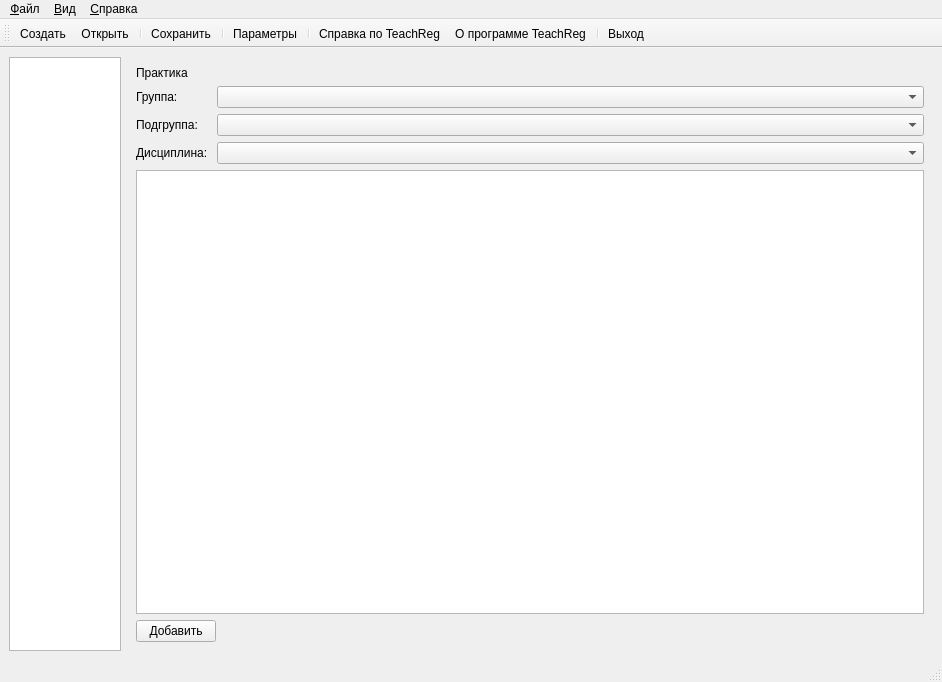
<?xml version="1.0" encoding="UTF-8"?>
<ui version="4.0">
 <class>MainWindow</class>
 <widget class="QMainWindow" name="MainWindow">
  <property name="geometry">
   <rect>
    <x>0</x>
    <y>0</y>
    <width>942</width>
    <height>682</height>
   </rect>
  </property>
  <property name="windowTitle">
   <string>TeachReg</string>
  </property>
  <property name="windowIcon">
   <iconset resource="teachreg.qrc">
    <normaloff>:/icons/teachreg.png</normaloff>:/icons/teachreg.png</iconset>
  </property>
  <widget class="QWidget" name="centralwidget">
   <layout class="QHBoxLayout" name="horizontalLayout">
    <item>
     <widget class="QListWidget" name="contentsWidget">
      <property name="sizePolicy">
       <sizepolicy hsizetype="Fixed" vsizetype="Expanding">
        <horstretch>0</horstretch>
        <verstretch>0</verstretch>
       </sizepolicy>
      </property>
      <property name="maximumSize">
       <size>
        <width>112</width>
        <height>16777215</height>
       </size>
      </property>
      <property name="frameShape">
       <enum>QFrame::StyledPanel</enum>
      </property>
      <property name="frameShadow">
       <enum>QFrame::Sunken</enum>
      </property>
      <property name="editTriggers">
       <set>QAbstractItemView::SelectedClicked</set>
      </property>
      <property name="iconSize">
       <size>
        <width>64</width>
        <height>64</height>
       </size>
      </property>
      <property name="textElideMode">
       <enum>Qt::ElideRight</enum>
      </property>
      <property name="movement">
       <enum>QListView::Static</enum>
      </property>
      <property name="flow">
       <enum>QListView::TopToBottom</enum>
      </property>
      <property name="resizeMode">
       <enum>QListView::Adjust</enum>
      </property>
      <property name="layoutMode">
       <enum>QListView::SinglePass</enum>
      </property>
      <property name="spacing">
       <number>12</number>
      </property>
      <property name="viewMode">
       <enum>QListView::IconMode</enum>
      </property>
      <property name="uniformItemSizes">
       <bool>false</bool>
      </property>
      <property name="currentRow">
       <number>-1</number>
      </property>
      <property name="sortingEnabled">
       <bool>false</bool>
      </property>
     </widget>
    </item>
    <item>
     <widget class="QStackedWidget" name="pagesWidget">
      <property name="currentIndex">
       <number>4</number>
      </property>
      <widget class="QWidget" name="pageHome">
       <layout class="QVBoxLayout" name="verticalLayout_4">
        <item>
         <widget class="QLabel" name="label_5">
          <property name="sizePolicy">
           <sizepolicy hsizetype="Preferred" vsizetype="Fixed">
            <horstretch>0</horstretch>
            <verstretch>0</verstretch>
           </sizepolicy>
          </property>
          <property name="text">
           <string>&lt;html&gt;&lt;head/&gt;&lt;body&gt;&lt;p align=&quot;center&quot;&gt;&lt;span style=&quot; font-size:16pt; font-weight:600;&quot;&gt;Журнал учёта успеваемости&lt;/span&gt;&lt;/p&gt;&lt;/body&gt;&lt;/html&gt;</string>
          </property>
         </widget>
        </item>
        <item>
         <widget class="QLabel" name="label_14">
          <property name="sizePolicy">
           <sizepolicy hsizetype="Preferred" vsizetype="Fixed">
            <horstretch>0</horstretch>
            <verstretch>0</verstretch>
           </sizepolicy>
          </property>
          <property name="font">
           <font>
            <pointsize>14</pointsize>
           </font>
          </property>
          <property name="text">
           <string>&lt;html&gt;&lt;head/&gt;&lt;body&gt;&lt;p&gt;&lt;span style=&quot; color:#ff0000;&quot;&gt;База данных не загружена. Выберите файл с базой данных или создайте новую.&lt;/span&gt;&lt;/p&gt;&lt;/body&gt;&lt;/html&gt;</string>
          </property>
          <property name="wordWrap">
           <bool>true</bool>
          </property>
         </widget>
        </item>
        <item>
         <widget class="QGroupBox" name="groupBox">
          <property name="title">
           <string/>
          </property>
          <layout class="QVBoxLayout" name="verticalLayout_7">
           <item>
            <layout class="QHBoxLayout" name="horizontalLayout_8">
             <item>
              <widget class="QLabel" name="label_15">
               <property name="text">
                <string>База данных: </string>
               </property>
              </widget>
             </item>
             <item>
              <widget class="QLineEdit" name="dbFilePathEdit"/>
             </item>
             <item>
              <widget class="QToolButton" name="selectDbFilePathButton">
               <property name="text">
                <string>...</string>
               </property>
              </widget>
             </item>
            </layout>
           </item>
           <item>
            <widget class="QLabel" name="label_16">
             <property name="text">
              <string>Описание:</string>
             </property>
            </widget>
           </item>
           <item>
            <widget class="QTextEdit" name="aboutDbTextEdit">
             <property name="readOnly">
              <bool>true</bool>
             </property>
            </widget>
           </item>
           <item>
            <widget class="QPushButton" name="createDbButton">
             <property name="sizePolicy">
              <sizepolicy hsizetype="Fixed" vsizetype="Fixed">
               <horstretch>0</horstretch>
               <verstretch>0</verstretch>
              </sizepolicy>
             </property>
             <property name="toolTip">
              <string>Создать новую базу данных</string>
             </property>
             <property name="text">
              <string>Создать...</string>
             </property>
            </widget>
           </item>
          </layout>
         </widget>
        </item>
       </layout>
      </widget>
      <widget class="QWidget" name="pageDisciplins">
       <layout class="QVBoxLayout" name="verticalLayout">
        <item>
         <widget class="QLabel" name="label">
          <property name="text">
           <string>Список дисциплин:</string>
          </property>
         </widget>
        </item>
        <item>
         <widget class="QListWidget" name="viewDisciplinsWidget"/>
        </item>
        <item>
         <layout class="QHBoxLayout" name="horizontalLayout_2">
          <item>
           <widget class="QPushButton" name="addDisciplinButton">
            <property name="toolTip">
             <string>Добавить дисциплину</string>
            </property>
            <property name="text">
             <string>Добавить</string>
            </property>
            <property name="icon">
             <iconset theme="list-add">
              <normaloff/>
             </iconset>
            </property>
            <property name="flat">
             <bool>false</bool>
            </property>
           </widget>
          </item>
          <item>
           <widget class="QPushButton" name="editDisciplinButton">
            <property name="enabled">
             <bool>true</bool>
            </property>
            <property name="toolTip">
             <string>Изменить дисциплину</string>
            </property>
            <property name="text">
             <string>Изменить</string>
            </property>
            <property name="icon">
             <iconset theme="document-edit">
              <normaloff/>
             </iconset>
            </property>
           </widget>
          </item>
          <item>
           <widget class="QPushButton" name="delDisciplinButton">
            <property name="enabled">
             <bool>true</bool>
            </property>
            <property name="toolTip">
             <string>Удалить дисциплину</string>
            </property>
            <property name="text">
             <string>Удалить</string>
            </property>
            <property name="icon">
             <iconset theme="list-remove">
              <normaloff/>
             </iconset>
            </property>
           </widget>
          </item>
          <item>
           <spacer name="horizontalSpacer_4">
            <property name="orientation">
             <enum>Qt::Horizontal</enum>
            </property>
            <property name="sizeHint" stdset="0">
             <size>
              <width>40</width>
              <height>20</height>
             </size>
            </property>
           </spacer>
          </item>
         </layout>
        </item>
       </layout>
      </widget>
      <widget class="QWidget" name="pageGroups">
       <layout class="QVBoxLayout" name="verticalLayout_3">
        <item>
         <widget class="QLabel" name="label_2">
          <property name="text">
           <string>Список групп:</string>
          </property>
         </widget>
        </item>
        <item>
         <widget class="QListWidget" name="viewGroupsWidget">
          <property name="sortingEnabled">
           <bool>true</bool>
          </property>
         </widget>
        </item>
        <item>
         <layout class="QHBoxLayout" name="horizontalLayout_5">
          <item>
           <widget class="QPushButton" name="addGroupButton">
            <property name="sizePolicy">
             <sizepolicy hsizetype="Fixed" vsizetype="Fixed">
              <horstretch>0</horstretch>
              <verstretch>0</verstretch>
             </sizepolicy>
            </property>
            <property name="toolTip">
             <string>Добавить группу</string>
            </property>
            <property name="text">
             <string>Добавить</string>
            </property>
            <property name="icon">
             <iconset theme="list-add">
              <normaloff/>
             </iconset>
            </property>
            <property name="flat">
             <bool>false</bool>
            </property>
           </widget>
          </item>
          <item>
           <widget class="QPushButton" name="editGroupButton">
            <property name="enabled">
             <bool>true</bool>
            </property>
            <property name="sizePolicy">
             <sizepolicy hsizetype="Fixed" vsizetype="Fixed">
              <horstretch>0</horstretch>
              <verstretch>0</verstretch>
             </sizepolicy>
            </property>
            <property name="toolTip">
             <string>Изменить группу</string>
            </property>
            <property name="text">
             <string>Изменить</string>
            </property>
            <property name="icon">
             <iconset theme="document-edit">
              <normaloff/>
             </iconset>
            </property>
           </widget>
          </item>
          <item>
           <widget class="QPushButton" name="delGroupButton">
            <property name="enabled">
             <bool>true</bool>
            </property>
            <property name="sizePolicy">
             <sizepolicy hsizetype="Fixed" vsizetype="Fixed">
              <horstretch>0</horstretch>
              <verstretch>0</verstretch>
             </sizepolicy>
            </property>
            <property name="toolTip">
             <string>Удалить группу</string>
            </property>
            <property name="text">
             <string>Удалить</string>
            </property>
            <property name="icon">
             <iconset theme="list-remove">
              <normaloff/>
             </iconset>
            </property>
           </widget>
          </item>
          <item>
           <spacer name="horizontalSpacer_3">
            <property name="orientation">
             <enum>Qt::Horizontal</enum>
            </property>
            <property name="sizeHint" stdset="0">
             <size>
              <width>40</width>
              <height>20</height>
             </size>
            </property>
           </spacer>
          </item>
         </layout>
        </item>
        <item>
         <widget class="QGroupBox" name="infoGroupBox">
          <property name="title">
           <string/>
          </property>
          <layout class="QVBoxLayout" name="verticalLayout_2">
           <item>
            <layout class="QHBoxLayout" name="horizontalLayout_3">
             <item>
              <widget class="QLabel" name="label_3">
               <property name="text">
                <string>Название: </string>
               </property>
              </widget>
             </item>
             <item>
              <widget class="QLineEdit" name="groupNameEdit"/>
             </item>
            </layout>
           </item>
           <item>
            <layout class="QHBoxLayout" name="horizontalLayout_4">
             <item>
              <widget class="QLabel" name="label_4">
               <property name="sizePolicy">
                <sizepolicy hsizetype="Fixed" vsizetype="Preferred">
                 <horstretch>0</horstretch>
                 <verstretch>0</verstretch>
                </sizepolicy>
               </property>
               <property name="text">
                <string>Количество студентов: </string>
               </property>
              </widget>
             </item>
             <item>
              <widget class="QLabel" name="labelNumStudents">
               <property name="text">
                <string>0</string>
               </property>
              </widget>
             </item>
            </layout>
           </item>
           <item>
            <layout class="QHBoxLayout" name="horizontalLayout_7">
             <item>
              <widget class="QLabel" name="label_9">
               <property name="sizePolicy">
                <sizepolicy hsizetype="Fixed" vsizetype="Preferred">
                 <horstretch>0</horstretch>
                 <verstretch>0</verstretch>
                </sizepolicy>
               </property>
               <property name="text">
                <string>Количество подгрупп: </string>
               </property>
              </widget>
             </item>
             <item>
              <widget class="QLabel" name="labelNumSubGroups">
               <property name="text">
                <string>0</string>
               </property>
              </widget>
             </item>
            </layout>
           </item>
           <item>
            <widget class="QPushButton" name="studentListButton">
             <property name="sizePolicy">
              <sizepolicy hsizetype="Fixed" vsizetype="Fixed">
               <horstretch>0</horstretch>
               <verstretch>0</verstretch>
              </sizepolicy>
             </property>
             <property name="toolTip">
              <string>Открыть диалог списка студентов</string>
             </property>
             <property name="text">
              <string>Список студентов...</string>
             </property>
            </widget>
           </item>
           <item>
            <layout class="QHBoxLayout" name="horizontalLayout_6">
             <item>
              <spacer name="horizontalSpacer">
               <property name="orientation">
                <enum>Qt::Horizontal</enum>
               </property>
               <property name="sizeHint" stdset="0">
                <size>
                 <width>40</width>
                 <height>20</height>
                </size>
               </property>
              </spacer>
             </item>
             <item>
              <widget class="QPushButton" name="setEditGroupButton">
               <property name="enabled">
                <bool>false</bool>
               </property>
               <property name="sizePolicy">
                <sizepolicy hsizetype="Minimum" vsizetype="Fixed">
                 <horstretch>0</horstretch>
                 <verstretch>0</verstretch>
                </sizepolicy>
               </property>
               <property name="toolTip">
                <string>Принять изменения</string>
               </property>
               <property name="text">
                <string>Готово</string>
               </property>
               <property name="icon">
                <iconset theme="dialog-ok-apply">
                 <normaloff/>
                </iconset>
               </property>
              </widget>
             </item>
             <item>
              <spacer name="horizontalSpacer_2">
               <property name="orientation">
                <enum>Qt::Horizontal</enum>
               </property>
               <property name="sizeHint" stdset="0">
                <size>
                 <width>40</width>
                 <height>20</height>
                </size>
               </property>
              </spacer>
             </item>
            </layout>
           </item>
          </layout>
         </widget>
        </item>
       </layout>
      </widget>
      <widget class="QWidget" name="pageLectures">
       <layout class="QVBoxLayout" name="verticalLayout_5">
        <item>
         <widget class="QLabel" name="label_6">
          <property name="text">
           <string>Лекции</string>
          </property>
         </widget>
        </item>
        <item>
         <layout class="QFormLayout" name="formLayout">
          <property name="labelAlignment">
           <set>Qt::AlignLeading|Qt::AlignLeft|Qt::AlignVCenter</set>
          </property>
          <item row="0" column="0">
           <widget class="QLabel" name="label_7">
            <property name="text">
             <string>Группа: </string>
            </property>
           </widget>
          </item>
          <item row="0" column="1">
           <widget class="QComboBox" name="groupComboBox">
            <property name="sizePolicy">
             <sizepolicy hsizetype="Expanding" vsizetype="Fixed">
              <horstretch>0</horstretch>
              <verstretch>0</verstretch>
             </sizepolicy>
            </property>
           </widget>
          </item>
          <item row="1" column="0">
           <widget class="QLabel" name="label_8">
            <property name="text">
             <string>Дисциплина: </string>
            </property>
           </widget>
          </item>
          <item row="1" column="1">
           <widget class="QComboBox" name="disciplinComboBox">
            <property name="sizePolicy">
             <sizepolicy hsizetype="Expanding" vsizetype="Fixed">
              <horstretch>0</horstretch>
              <verstretch>0</verstretch>
             </sizepolicy>
            </property>
           </widget>
          </item>
         </layout>
        </item>
        <item>
         <widget class="QTableView" name="lectureViewWidget">
          <property name="sortingEnabled">
           <bool>true</bool>
          </property>
         </widget>
        </item>
        <item>
         <widget class="QPushButton" name="addLectureButton">
          <property name="sizePolicy">
           <sizepolicy hsizetype="Fixed" vsizetype="Fixed">
            <horstretch>0</horstretch>
            <verstretch>0</verstretch>
           </sizepolicy>
          </property>
          <property name="toolTip">
           <string>Добавить лекционное занятие</string>
          </property>
          <property name="text">
           <string>Добавить</string>
          </property>
          <property name="icon">
           <iconset theme="list-add">
            <normaloff/>
           </iconset>
          </property>
         </widget>
        </item>
       </layout>
      </widget>
      <widget class="QWidget" name="pagePractics">
       <layout class="QVBoxLayout" name="verticalLayout_6">
        <item>
         <widget class="QLabel" name="label_10">
          <property name="text">
           <string>Практика </string>
          </property>
         </widget>
        </item>
        <item>
         <layout class="QFormLayout" name="formLayout_2">
          <property name="labelAlignment">
           <set>Qt::AlignLeading|Qt::AlignLeft|Qt::AlignVCenter</set>
          </property>
          <item row="0" column="0">
           <widget class="QLabel" name="label_11">
            <property name="text">
             <string>Группа: </string>
            </property>
           </widget>
          </item>
          <item row="0" column="1">
           <widget class="QComboBox" name="practicGroupComboBox">
            <property name="sizePolicy">
             <sizepolicy hsizetype="Expanding" vsizetype="Fixed">
              <horstretch>0</horstretch>
              <verstretch>0</verstretch>
             </sizepolicy>
            </property>
           </widget>
          </item>
          <item row="1" column="0">
           <widget class="QLabel" name="label_12">
            <property name="text">
             <string>Подгруппа:</string>
            </property>
           </widget>
          </item>
          <item row="1" column="1">
           <widget class="QComboBox" name="subgroupComboBox">
            <property name="sizePolicy">
             <sizepolicy hsizetype="Expanding" vsizetype="Fixed">
              <horstretch>0</horstretch>
              <verstretch>0</verstretch>
             </sizepolicy>
            </property>
           </widget>
          </item>
          <item row="2" column="0">
           <widget class="QLabel" name="label_13">
            <property name="text">
             <string>Дисциплина: </string>
            </property>
           </widget>
          </item>
          <item row="2" column="1">
           <widget class="QComboBox" name="practicDisciplinComboBox">
            <property name="sizePolicy">
             <sizepolicy hsizetype="Expanding" vsizetype="Fixed">
              <horstretch>0</horstretch>
              <verstretch>0</verstretch>
             </sizepolicy>
            </property>
           </widget>
          </item>
         </layout>
        </item>
        <item>
         <widget class="QTableView" name="practicViewWidget">
          <property name="sortingEnabled">
           <bool>true</bool>
          </property>
         </widget>
        </item>
        <item>
         <widget class="QPushButton" name="addPracticButton">
          <property name="sizePolicy">
           <sizepolicy hsizetype="Fixed" vsizetype="Fixed">
            <horstretch>0</horstretch>
            <verstretch>0</verstretch>
           </sizepolicy>
          </property>
          <property name="toolTip">
           <string>Добавить практическое занятие</string>
          </property>
          <property name="text">
           <string>Добавить</string>
          </property>
          <property name="icon">
           <iconset theme="list-add">
            <normaloff/>
           </iconset>
          </property>
         </widget>
        </item>
       </layout>
      </widget>
      <widget class="QWidget" name="pageResults">
       <layout class="QVBoxLayout" name="verticalLayout_8">
        <item>
         <layout class="QFormLayout" name="formLayout_3">
          <property name="labelAlignment">
           <set>Qt::AlignLeading|Qt::AlignLeft|Qt::AlignVCenter</set>
          </property>
          <item row="0" column="0">
           <widget class="QLabel" name="label_17">
            <property name="text">
             <string>Итоговый результат</string>
            </property>
           </widget>
          </item>
          <item row="0" column="1">
           <widget class="QComboBox" name="setTypeComboBox">
            <property name="sizePolicy">
             <sizepolicy hsizetype="Expanding" vsizetype="Fixed">
              <horstretch>0</horstretch>
              <verstretch>0</verstretch>
             </sizepolicy>
            </property>
            <property name="currentIndex">
             <number>0</number>
            </property>
            <item>
             <property name="text">
              <string>по теории</string>
             </property>
            </item>
            <item>
             <property name="text">
              <string>по практике</string>
             </property>
            </item>
           </widget>
          </item>
          <item row="1" column="0">
           <widget class="QLabel" name="label_18">
            <property name="text">
             <string>Дисциплина:</string>
            </property>
           </widget>
          </item>
          <item row="1" column="1">
           <widget class="QComboBox" name="disciplinResultComboBox">
            <property name="sizePolicy">
             <sizepolicy hsizetype="Expanding" vsizetype="Fixed">
              <horstretch>0</horstretch>
              <verstretch>0</verstretch>
             </sizepolicy>
            </property>
           </widget>
          </item>
          <item row="2" column="0">
           <widget class="QLabel" name="label_19">
            <property name="text">
             <string>Группа:</string>
            </property>
           </widget>
          </item>
          <item row="2" column="1">
           <widget class="QComboBox" name="groupResultComboBox">
            <property name="sizePolicy">
             <sizepolicy hsizetype="Expanding" vsizetype="Fixed">
              <horstretch>0</horstretch>
              <verstretch>0</verstretch>
             </sizepolicy>
            </property>
           </widget>
          </item>
          <item row="3" column="0">
           <widget class="QLabel" name="label_20">
            <property name="text">
             <string>Подгруппа:</string>
            </property>
           </widget>
          </item>
          <item row="3" column="1">
           <widget class="QComboBox" name="subgroupResultComboBox">
            <property name="sizePolicy">
             <sizepolicy hsizetype="Expanding" vsizetype="Fixed">
              <horstretch>0</horstretch>
              <verstretch>0</verstretch>
             </sizepolicy>
            </property>
           </widget>
          </item>
         </layout>
        </item>
        <item alignment="Qt::AlignRight">
         <widget class="QPushButton" name="showResultButton">
          <property name="sizePolicy">
           <sizepolicy hsizetype="Fixed" vsizetype="Fixed">
            <horstretch>0</horstretch>
            <verstretch>0</verstretch>
           </sizepolicy>
          </property>
          <property name="toolTip">
           <string>Отобразить итоговые результаты</string>
          </property>
          <property name="layoutDirection">
           <enum>Qt::LeftToRight</enum>
          </property>
          <property name="text">
           <string>Показать</string>
          </property>
          <property name="icon">
           <iconset resource="teachreg.qrc">
            <normaloff>:/images/results.png</normaloff>:/images/results.png</iconset>
          </property>
          <property name="autoDefault">
           <bool>true</bool>
          </property>
         </widget>
        </item>
        <item>
         <widget class="QTextEdit" name="resultTextEdit">
          <property name="undoRedoEnabled">
           <bool>false</bool>
          </property>
          <property name="readOnly">
           <bool>true</bool>
          </property>
         </widget>
        </item>
        <item>
         <widget class="QPushButton" name="printResultButton">
          <property name="sizePolicy">
           <sizepolicy hsizetype="Fixed" vsizetype="Fixed">
            <horstretch>0</horstretch>
            <verstretch>0</verstretch>
           </sizepolicy>
          </property>
          <property name="text">
           <string>Печать</string>
          </property>
          <property name="icon">
           <iconset theme="printer">
            <normaloff/>
           </iconset>
          </property>
         </widget>
        </item>
       </layout>
      </widget>
     </widget>
    </item>
   </layout>
  </widget>
  <widget class="QMenuBar" name="menubar">
   <property name="geometry">
    <rect>
     <x>0</x>
     <y>0</y>
     <width>942</width>
     <height>20</height>
    </rect>
   </property>
   <widget class="QMenu" name="menuFile">
    <property name="title">
     <string>&amp;Файл</string>
    </property>
    <addaction name="actionCreate"/>
    <addaction name="actionOpen"/>
    <addaction name="separator"/>
    <addaction name="actionSave"/>
    <addaction name="separator"/>
    <addaction name="actionExit"/>
   </widget>
   <widget class="QMenu" name="menu">
    <property name="title">
     <string>&amp;Вид</string>
    </property>
    <addaction name="actionOptions"/>
   </widget>
   <widget class="QMenu" name="menu_2">
    <property name="title">
     <string>&amp;Справка</string>
    </property>
    <addaction name="actionHelp"/>
    <addaction name="separator"/>
    <addaction name="actionAbout"/>
    <addaction name="actionAboutQt"/>
   </widget>
   <addaction name="menuFile"/>
   <addaction name="menu"/>
   <addaction name="menu_2"/>
  </widget>
  <widget class="QStatusBar" name="statusbar"/>
  <widget class="QToolBar" name="toolBar">
   <property name="windowTitle">
    <string>toolBar</string>
   </property>
   <attribute name="toolBarArea">
    <enum>TopToolBarArea</enum>
   </attribute>
   <attribute name="toolBarBreak">
    <bool>false</bool>
   </attribute>
   <addaction name="actionCreate"/>
   <addaction name="actionOpen"/>
   <addaction name="separator"/>
   <addaction name="actionSave"/>
   <addaction name="separator"/>
   <addaction name="actionOptions"/>
   <addaction name="separator"/>
   <addaction name="actionHelp"/>
   <addaction name="actionAbout"/>
   <addaction name="separator"/>
   <addaction name="actionExit"/>
  </widget>
  <action name="actionSave">
   <property name="icon">
    <iconset resource="teachreg.qrc">
     <normaloff>:/icons/document-save.png</normaloff>:/icons/document-save.png</iconset>
   </property>
   <property name="text">
    <string>Сохранить</string>
   </property>
   <property name="toolTip">
    <string>Сохранить базу данных</string>
   </property>
   <property name="shortcut">
    <string>Ctrl+S</string>
   </property>
  </action>
  <action name="actionExit">
   <property name="icon">
    <iconset resource="teachreg.qrc">
     <normaloff>:/icons/application-exit.png</normaloff>:/icons/application-exit.png</iconset>
   </property>
   <property name="text">
    <string>Выход</string>
   </property>
   <property name="toolTip">
    <string>Выйти из приложения</string>
   </property>
   <property name="shortcut">
    <string>Alt+X</string>
   </property>
  </action>
  <action name="actionCreate">
   <property name="icon">
    <iconset resource="teachreg.qrc">
     <normaloff>:/icons/document-new.png</normaloff>:/icons/document-new.png</iconset>
   </property>
   <property name="text">
    <string>Создать...</string>
   </property>
   <property name="toolTip">
    <string>Создать новую базу данных</string>
   </property>
   <property name="shortcut">
    <string>Ctrl+N</string>
   </property>
  </action>
  <action name="actionOpen">
   <property name="icon">
    <iconset resource="teachreg.qrc">
     <normaloff>:/icons/document-open.png</normaloff>:/icons/document-open.png</iconset>
   </property>
   <property name="text">
    <string>Открыть...</string>
   </property>
   <property name="toolTip">
    <string>Открыть базу данных</string>
   </property>
   <property name="shortcut">
    <string>Ctrl+O</string>
   </property>
  </action>
  <action name="actionHelp">
   <property name="icon">
    <iconset resource="teachreg.qrc">
     <normaloff>:/icons/help-contents.png</normaloff>:/icons/help-contents.png</iconset>
   </property>
   <property name="text">
    <string>Справка по TeachReg</string>
   </property>
   <property name="shortcut">
    <string>F1</string>
   </property>
  </action>
  <action name="actionAbout">
   <property name="icon">
    <iconset resource="teachreg.qrc">
     <normaloff>:/icons/help-about.png</normaloff>:/icons/help-about.png</iconset>
   </property>
   <property name="text">
    <string>О программе TeachReg</string>
   </property>
  </action>
  <action name="actionAboutQt">
   <property name="text">
    <string>О Qt</string>
   </property>
   <property name="toolTip">
    <string>О Qt</string>
   </property>
  </action>
  <action name="actionOptions">
   <property name="icon">
    <iconset resource="teachreg.qrc">
     <normaloff>:/icons/configure.png</normaloff>:/icons/configure.png</iconset>
   </property>
   <property name="text">
    <string>Параметры...</string>
   </property>
   <property name="toolTip">
    <string>Параметры настройки вида</string>
   </property>
   <property name="shortcut">
    <string>Alt+N</string>
   </property>
  </action>
 </widget>
 <resources>
  <include location="teachreg.qrc"/>
 </resources>
 <connections>
  <connection>
   <sender>actionExit</sender>
   <signal>triggered()</signal>
   <receiver>MainWindow</receiver>
   <slot>close()</slot>
   <hints>
    <hint type="sourcelabel">
     <x>-1</x>
     <y>-1</y>
    </hint>
    <hint type="destinationlabel">
     <x>399</x>
     <y>299</y>
    </hint>
   </hints>
  </connection>
 </connections>
</ui>
